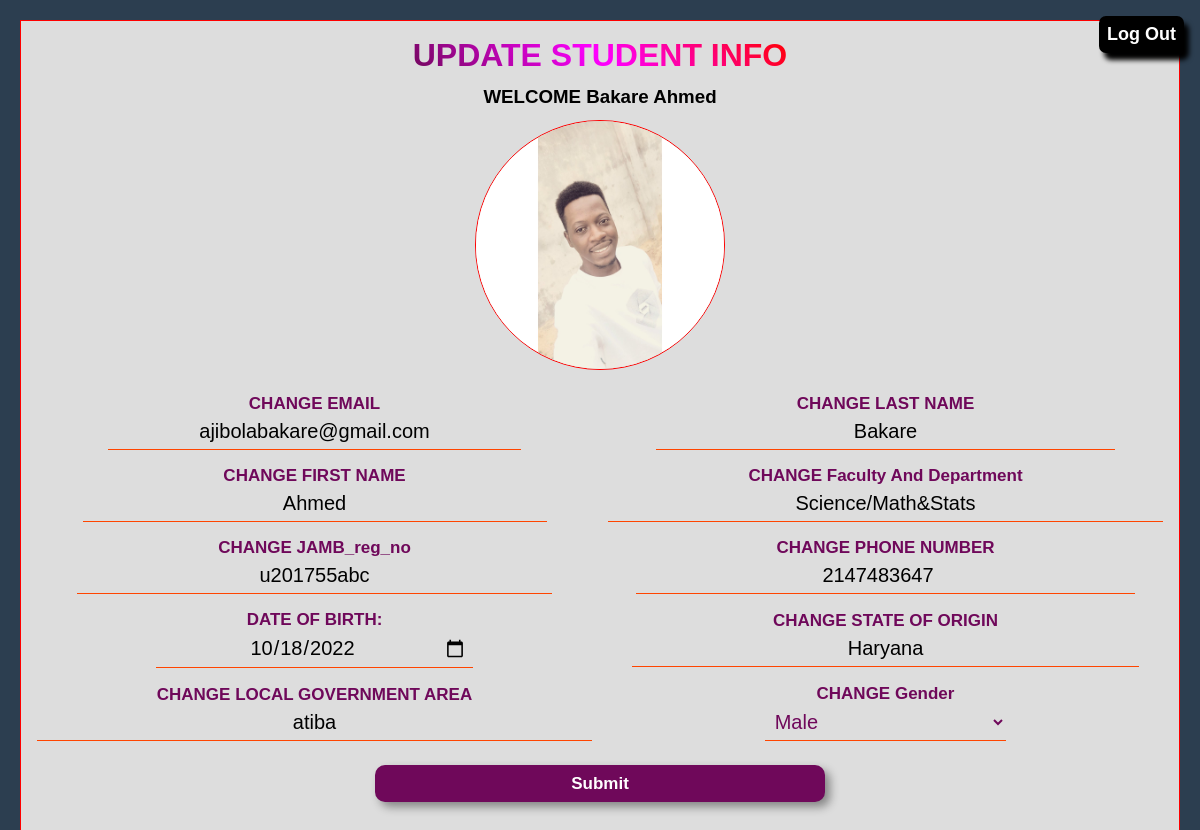
Page /Update_student_profile.php on the committed database.
### tables this page shows
CREATE TABLE `students` (
  `id` int(11) NOT NULL,
  `ProfilePicture` varchar(500) NOT NULL,
  `username` varchar(100) NOT NULL,
  `email` varchar(200) NOT NULL,
  `last_name` varchar(150) NOT NULL,
  `first_name` varchar(100) NOT NULL,
  `faculty_dept` varchar(400) NOT NULL,
  `JAMB_reg_no` varchar(100) NOT NULL,
  `phone_no` int(25) NOT NULL,
  `date_of_birth` varchar(200) NOT NULL,
  `state_of_origin` varchar(100) NOT NULL,
  `LGA` varchar(300) NOT NULL,
  `gender` varchar(50) NOT NULL,
  `password` varchar(100) NOT NULL,
  `date` datetime NOT NULL DEFAULT current_timestamp()
);

### Update_student_profile.php (the view, shortened to what this page needs)
<?php
include '../PHP_Project/DATABASE_Configuration/Database_for_student.php';
$get_data = "SELECT * FROM students LIMIT 1";
$run_data = mysqli_query($connectLink, $get_data);
while ($row = mysqli_fetch_array($run_data)) {
    $user_ProfilePicture = $row['ProfilePicture'];
    $user_email = $row['email'];
    $user_last_name = $row['last_name'];
    $user_first_name = $row['first_name'];
    $user_faculty_dept = $row['faculty_dept'];
    $user_JAMB_reg_no = $row['JAMB_reg_no'];
    $user_phone_no = $row['phone_no'];
    $user_date_of_birth = $row['date_of_birth'];
    $user_state_of_origin = $row['state_of_origin'];
    $user_LGA = $row['LGA'];
    $user_gender = $row['gender'];
}
?>
<!DOCTYPE html>
<html lang="en">
<head>
</head>
<body>
    <a class="logout" href="./logout_student.php">Log Out</a>
    <form class="hidden" action="<?php echo htmlspecialchars($_SERVER["PHP_SELF"]); ?>" method="POST" enctype="multipart/form-data">
        <h1>UPDATE STUDENT INFO</h1>
        <h3 style="text-transform: capitalize;">WELCOME <?php echo $user_last_name, ' ', $user_first_name ?></h3>
        <div class="profile-pic-div">
            <img src='<?php echo "../PHP_Project/UploadImageOfStudent/" . $user_ProfilePicture . " " ?>' alt="Avatar" id="photo" />
        </div>
        <div class="INPUT-DATA">
            <label for="EMAIL">CHANGE EMAIL
                <input type="email" name="email" placeholder="CHANGE EMAIL" value="<?php echo $user_email ?>" />
            </label>
            <label for=" LAST NAME">CHANGE LAST NAME
                <input type="text" name="last_name" placeholder="LAST NAME" value="<?php echo $user_last_name ?>" />
            </label>
            <label for="FIRST NAME">CHANGE FIRST NAME
                <input type="text" name="first_name" placeholder="FIRST NAME" value="<?php echo $user_first_name ?>" />
            </label>
            <label for="Faculty And Department">CHANGE Faculty And Department
                <input type="text" name="faculty_department" placeholder="Faculty And Department" value="<?php echo $user_faculty_dept ?>" />
            </label>
            <label for="JAMB-Reg-No">CHANGE JAMB_reg_no
                <input type="text" name="JAMB_Reg_No" placeholder="CHANGE JAMB_reg_no" value="<?php echo $user_JAMB_reg_no ?>" />
            </label>
            <label for="PHONE NUMBER">CHANGE PHONE NUMBER
                <input type="number" name="phone_number" placeholder="PHONE NUMBER" value="<?php echo $user_phone_no ?>" />
            </label>
            <label for="DATE OF BIRTH">DATE OF BIRTH:
                <input type="date" name="date_of_birth" placeholder="Date of Birth" value="<?php echo $user_date_of_birth ?>" />
            </label>
            <label for="STATE OF ORIGIN">CHANGE STATE OF ORIGIN
                <input type="text" name="state_of_origin" placeholder="STATE OF ORIGIN" value="<?php echo $user_state_of_origin ?>" />
            </label>
            <label for="LGA">CHANGE LOCAL GOVERNMENT AREA
                <input type="text" name="LGA" placeholder="LGA" value="<?php echo $user_LGA ?>" />
            </label>
            <label for="Gender">CHANGE Gender
                <select name="gender" class="Gender">
                    <option><?php echo $user_gender ?></option>
                </select>
            </label>
        </div>
        <input type="submit" name="submit Update">
    </form>
</body>
</html>

### Update_student_profile.php (style rules this page uses)
*, *::before, *::after { margin: 0; padding: 0; list-style: none; text-decoration: none; box-sizing: border-box; font-family: sans-serif; }
body { background-color: #2c3e50; color: #000; margin: 20px; min-height: 50rem; }
form { background-color: #ddd; display: flex; justify-content: center; align-items: center; flex-direction: column; gap: .75rem 0; border: 1px solid red; padding: 1rem; }
h1 { background: linear-gradient(45deg, #6f085a, #f0f, #f00); background-clip: text; -webkit-background-clip: text; -webkit-text-fill-color: transparent; }
.profile-pic-div { height: 250px; width: 250px; border-radius: 50%; overflow: hidden; border: 1px solid red; position: relative; }
#photo { height: 100%; width: 100%; }
.INPUT-DATA { display: grid; grid-template-columns: repeat(2, 1fr); place-items: center; gap: 1rem; }
input::placeholder { color: #6f085a; text-align: center; }
input { border: none; outline: none; width: 100%; font-size: 20px; padding: 0.3em; border-bottom: 1px solid orangered; background-color: inherit; color: #000; text-align: center; }
label { text-align: center; font-size: 17px; font-weight: bold; color: #6f085a; }
.Gender { border: none; outline: none; width: 100%; font-size: 20px; padding: 0.3em; border-bottom: 1px solid orangered; background-color: inherit; color: #6f085a; }
.logout { position: absolute; top: 0; right: 0; width: 85px; margin: 1rem; padding: 0.5rem; border-radius: 7px; color: #fff; font-size: 18px; font-weight: bold; box-shadow: 5px 7px 5px rgb(0, 0, 0.5); background-color: #000; z-index: 2; }
input[type="submit"] { width: 40%; margin: .75rem; font-size: 17px; font-weight: bold; border: none; outline: none; padding: 0.5em; border-radius: 10px; cursor: pointer; background-color: #6f085a; color: #fff; box-shadow: 5px 5px 10px rgba(0, 0, 0, 0.4); }
.hidden { opacity: 0; filter: blur(5px); transform: translateY(-100%); transition: all 1s; }
.show { opacity: 1; filter: blur(0); transform: translateX(0); }

### rows in the picture
students: last_name "Bakare", first_name "Ahmed", ProfilePicture (picture), email "ajibolabakare@gmail.com", faculty_department "Science/Math&Stats", JAMB_Reg_No "u201755abc", phone_number "2147483647", date_of_birth "10/18/2022", state_of_origin "Haryana", LGA "atiba", gender "Male"
